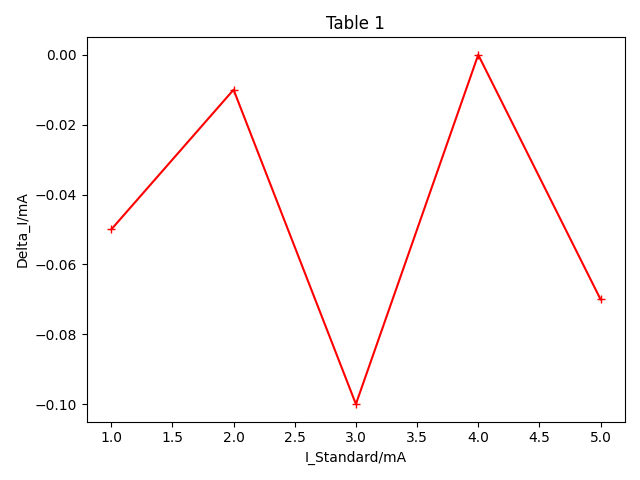

Python code for this plot:
#!/usr/bin/python3
import matplotlib.pyplot as plt

fig=plt.figure()
ax1=fig.add_subplot(111)
#ax2=fig.add_subplot(312)
#ax3=fig.add_subplot(313)

x1=[1.00,2.00,3.00,4.00,5.00]
y1=[-0.05,-0.01,-0.10,0.00,-0.07]
ax1.plot(x1,y1,color='red',marker='+')
ax1.set(title="Table 1",ylabel="Delta_I/mA",xlabel="I_Standard/mA")

plt.tight_layout()
plt.savefig("/mnt/c/Users/lqy/Desktop/graph1.png")
plt.savefig("graph1.png")
